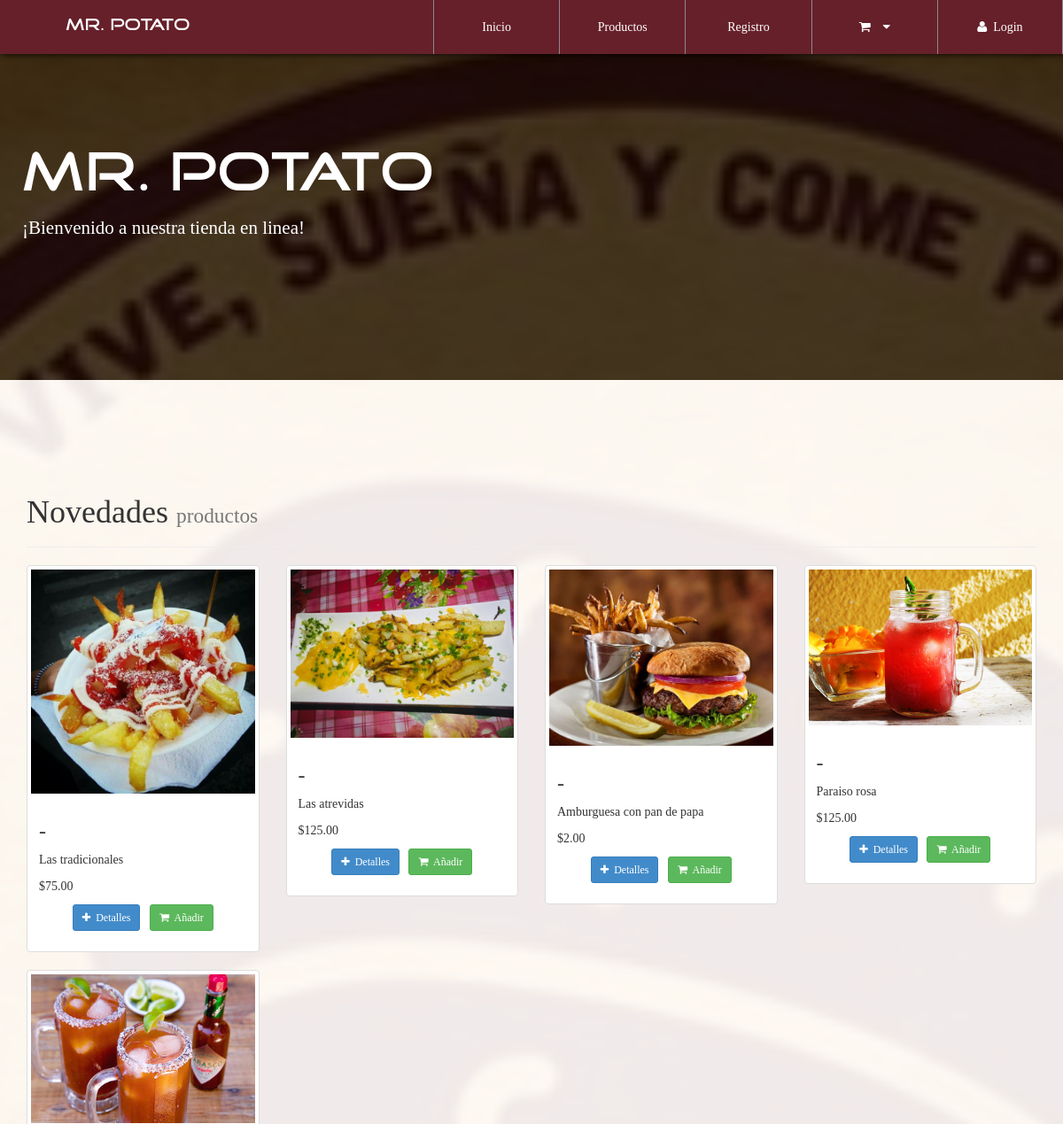
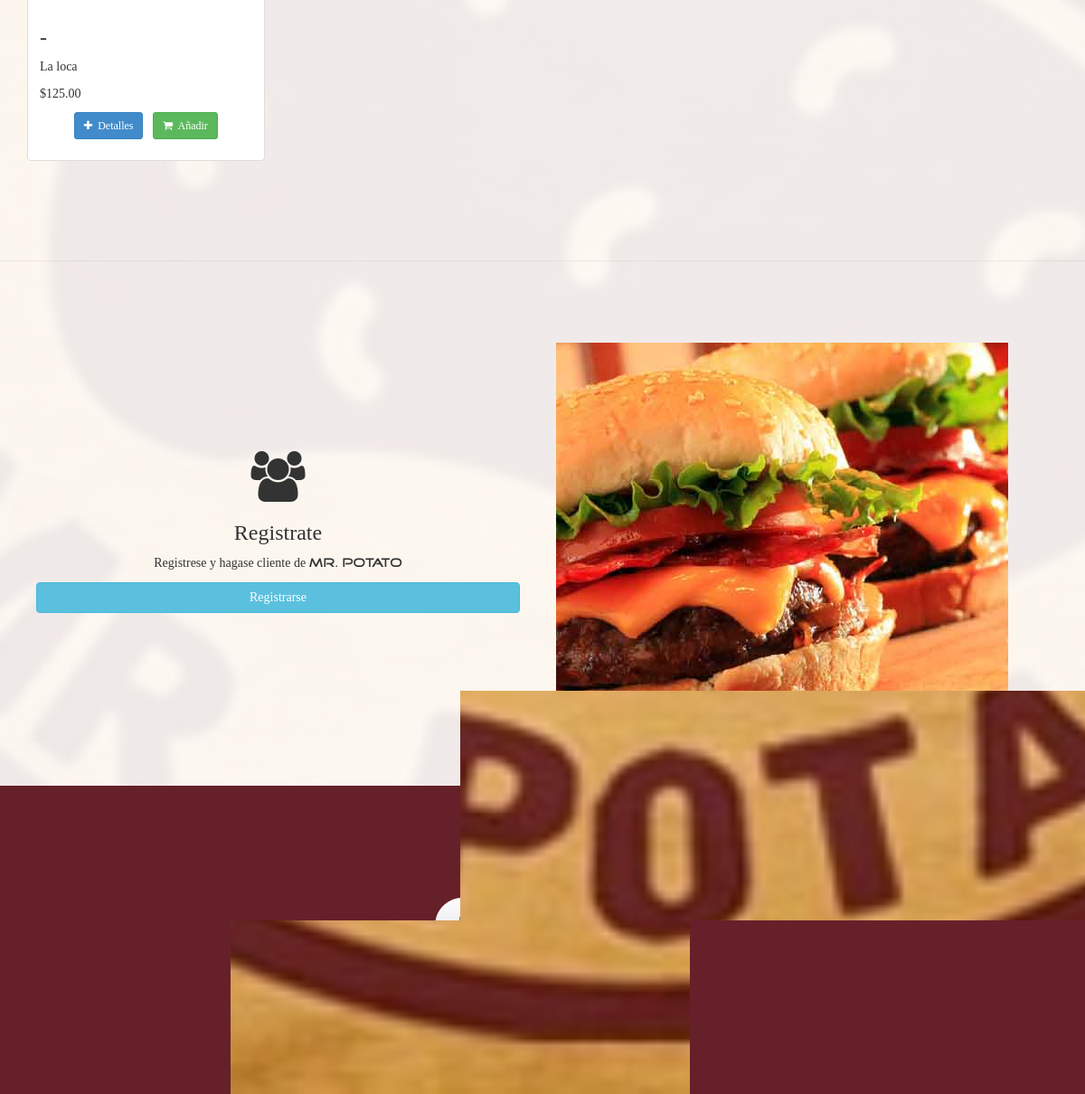
The page /OnlineStore/index.php on the database its author committed (2 pictures, top to bottom).
### tables this page shows
CREATE TABLE `producto` (
  `CodigoProd` varchar(30) NOT NULL,
  `NombreProd` varchar(30) NOT NULL,
  `CodigoCat` varchar(30) NOT NULL,
  `Precio` decimal(30,2) NOT NULL,
  `Modelo` varchar(30) NOT NULL,
  `Marca` varchar(30) NOT NULL,
  `Stock` int(20) NOT NULL,
  `NITProveedor` varchar(30) NOT NULL,
  `Imagen` varchar(150) NOT NULL,
  `Nombre` varchar(30) NOT NULL
);

### OnlineStore/library/consulSQL.php (called while the page is built, shortened)
<?php
class ejecutarSQL {
    public static function conectar(){
        $con = new mysqli("localhost", "root", "", "store");
        return $con;
    }
    public static function consultar($query) {
        $consul = mysqli_query(ejecutarSQL::conectar(),$query);
        return $consul;
    }
}

### OnlineStore/index.php (the view, shortened to what this page needs)
<!DOCTYPE html>
<html lang="es">
<head>
    <?php include './inc/link.php'; ?>
</head>
<body id="container-page-index" style="background-color:#C8782f;">
    <?php include './inc/navbar.php'; ?>
    <div class="jumbotron" id="jumbotron-index">
      <h1><span class="tittles-pages-logo">Mr. Potato</span></h1>
      <p>
          ¡Bienvenido a nuestra tienda en linea!
      </p>
    </div>
    <section id="new-prod-index">
         <div class="container">
            <div class="page-header">
                <h1>Novedades <small>productos</small></h1>
            </div>
            <div class="row">
              <?php
                  include 'library/consulSQL.php';
                  $consulta= ejecutarSQL::consultar("select * from producto where Stock > 0 limit 8");
                  $totalproductos = mysqli_num_rows($consulta);
                  if($totalproductos>0){
                      $nums=1;
					  while($fila=mysqli_fetch_array($consulta)){
                         echo '
                        <div class="col-xs-12 col-sm-6 col-md-3">
                             <div class="thumbnail">
                               <a href="infoProd.php?CodigoProd='.$fila['CodigoProd'].'"><img src="assets/img-products/'.$fila['Imagen'].'"></a>
                               <div class="caption">
                                 <h3>'.$fila['Marca'].'</h3>
                                 <p>'.$fila['NombreProd'].'</p>
                                 <p>$'.$fila['Precio'].'</p>
                                 <p class="text-center">
                                     <a href="infoProd.php?CodigoProd='.$fila['CodigoProd'].'" class="btn btn-primary btn-sm"><i class="fa fa-plus"></i>&nbsp; Detalles</a>&nbsp;&nbsp;
                                     <button value="'.$fila['CodigoProd'].'" class="btn btn-success btn-sm botonCarrito"><i class="fa fa-shopping-cart"></i>&nbsp; Añadir</button>
                                 </p>
                               </div>
                             </div>
                         </div>
                         ';
						  if ($nums%4==0){
								 echo '<div class="clearfix"></div>';
							}
							$nums++;
                     }
                  }else{
                      echo '<h2>No hay productos registrados en la tienda</h2>';
                  }
              ?>
            </div>
         </div>
    </section>
    <section id="reg-info-index">
        <div class="container">
            <div class="row">
                <div class="col-xs-12 col-sm-6 text-center">
                   <article style="margin-top:20%;">
                        <p><i class="fa fa-users fa-4x"></i></p>
                        <h3>Registrate</h3>
                        <p>Registrese y hagase cliente de <span class="tittles-pages-logo">Mr. Potato</span></p>
                        <p><a href="registration.php" class="btn btn-info btn-block">Registrarse</a></p>
                   </article>
                </div>
                <div class="col-xs-12 col-sm-6">
                    <img src="assets/img/Smart-TV.jpg" alt="Smart-TV" class="img-responsive">
                </div>
            </div>
        </div>
    </section>
    <?php include './inc/footer.php'; ?>
</body>
</html>

### OnlineStore/inc/link.php (shortened to what this page needs)
<link rel="stylesheet" href="css/font-awesome.min.css">
<link rel="stylesheet" href="css/normalize.css">
<link rel="stylesheet" href="css/bootstrap.min.css">
<link rel="stylesheet" href="css/style.css">
<link rel="stylesheet" href="css/media.css">

### OnlineStore/inc/navbar.php (shortened to what this page needs)
<nav id="navbar-auto-hidden" style="background-color: #66202A;">
        <div class="row hidden-xs">
            <div class="col-xs-4">
                <figure class="logo-navbar"></figure>
                <p class="text-navbar tittles-pages-logo">Mr. Potato</p>
            </div>
            <div class="col-xs-8">
                <div class="contenedor-tabla pull-right">
                    <div class="contenedor-tr">
                        <a href="index.php" class="table-cell-td">Inicio</a>
                        <a href="product.php" class="table-cell-td">Productos</a>
                        <?php
                            if(!$_SESSION['nombreAdmin']==""){
                                echo '
                                    <a href="configAdmin.php" class="table-cell-td">Administración</a>
                                    <a href="#" class="table-cell-td carrito-button-nav all-elements-tooltip" data-toggle="tooltip" data-placement="bottom" title="Ver carrito de compras">
                                        <i class="fa fa-shopping-cart"></i>&nbsp;&nbsp;&nbsp;&nbsp;<i class="fa fa-caret-down"></i>
                                    </a>
                                    <a href="#" class="table-cell-td" data-toggle="modal" data-target=".modal-logout">
                                        <i class="fa fa-user"></i>&nbsp;&nbsp;'.$_SESSION['nombreAdmin'].'
                                    </a>
                                 ';
                            }else{
                                echo '
                                    <a href="registration.php" class="table-cell-td">Registro</a>
                                    <a href="#" class="table-cell-td carrito-button-nav all-elements-tooltip" data-toggle="tooltip" data-placement="bottom" title="Ver carrito de compras">
                                        <i class="fa fa-shopping-cart"></i>&nbsp;&nbsp;&nbsp;&nbsp;<i class="fa fa-caret-down"></i>
                                    </a>
                                    <a href="#" class="table-cell-td" data-toggle="modal" data-target=".modal-login">
                                        <i class="fa fa-user"></i>&nbsp;&nbsp;Login
                                    </a>
                                 ';
                            }
                        ?>
                    </div>
                </div>
            </div>
        </div>
    </nav>

### OnlineStore/inc/footer.php
<footer style="background-color: #66202A;">
    <h3 class="text-center">Siguenos en</h3><br>
    <ul class="list-unstyled text-center">
        <a href="#" class="social-icon all-elements-tooltip" data-toggle="tooltip" data-placement="bottom" title="Facebook">
            <img src="assets/icons/social-facebook.png" alt="facebook-icon">
        </a>
        <a href="#" class="social-icon all-elements-tooltip" data-toggle="tooltip" data-placement="bottom" title="Instagram">
            <img src="assets/icons/Instagram.png" alt="Instagram"height="75px" widht="75px">
        </a>
        <a href="#" class="social-icon all-elements-tooltip" data-toggle="tooltip" data-placement="bottom" title="Twitter">
            <img src="assets/icons/social-twitter.png" alt="twitter-icon">
        </a>
    </ul>
    <br><br><br>
    <h5 class="text-center tittles-pages-logo">Mr. Potato &copy; <?php echo date("Y");?></h5>
</footer>

### OnlineStore/css/style.css (style rules this page uses)
body { font-family: "FontFamilySPro"; line-height: 1.5; font-size: 1.4em; width: 100%; height: 100%; margin: 0px; padding: 0px; background-position: center center; background-repeat: no-repeat; background-attachment: fixed; background-size: cover; background-color: #ff9400; }
nav { width: 100%; position: fixed; top: 0px; background-color: ; box-shadow: 2px 0px 7px #000; z-index: 50; }
.contenedor-tabla { display: table; width: 100%; }
.contenedor-tr { display: table-row; width: 100%; }
.contenedor-tr > a { text-decoration: none; color: #fff; }
.contenedor-tr > a:last-child { border-right: 1px solid rgba(149, 165, 166,0.8); }
.table-cell-td { display: table-cell; padding: 20px 7px; border-left: 1px solid rgba(149, 165, 166,0.8); text-align: center; width: 20%; }
.logo-navbar { background-image: url(../assets/img/logo-navbar.png); width: 59px; height: 59px; margin-left: 2%; float: left; }
.text-navbar { color: #fff; font-size: 19px; float: left; margin-left: 2%; margin-top: 15px; }
section { width: 100%; margin: 0px; padding: 90px 0px; }
article { width: 100%; margin: 0px; padding: 10px; }
footer { width: 100%; color: #fff; background-color: rgba(180, 3, 3,1); padding: 40px 0px; }
.social-icon { margin: 7px 7px; transition: opacity .4s ease-in; -moz-transition: opacity .4s ease-in; -webkit-transition: opacity .4s ease-in; -o-transition: opacity .4s ease-in; -ms-transition: opacity .4s ease-in; }
.tittles-pages-logo { font-family: "FontFamilyLogo"; }
#container-page-index { background-image: url(../assets/img/font-index.JPG); }
#jumbotron-index { margin: 0px; padding: 140px 25px; color: #fff; background-color: rgba(0,0,0,.7); }
#new-prod-index { background-color: rgba(255,255,255,.9); }
#reg-info-index { background-color: rgba(255,255,255,.9); border-top: 1px solid rgba(183, 165, 165,.2); }

### OnlineStore/css/media.css (style rules this page uses)
@media (min-width: 1200px) { .contenedor-tabla { width: 90%; } }

### rows shown on the page
producto: Imagen (picture), Marca "-", NombreProd "Las tradicionales", Precio "75.00", $fila['CodigoProd'] 001 (drawn)
producto: Imagen (picture), Marca "-", NombreProd "Las atrevidas", Precio "125.00", $fila['CodigoProd'] 002 (drawn)
producto: Imagen (picture), Marca "-", NombreProd "Amburguesa con pan de papa", Precio "2.00", $fila['CodigoProd'] 003 (drawn)
producto: Imagen (picture), Marca "-", NombreProd "Paraiso rosa", Precio "125.00", $fila['CodigoProd'] 004 (drawn)
producto: Imagen (picture), Marca "-", NombreProd "La loca", Precio "125.00", $fila['CodigoProd'] 005 (drawn)
